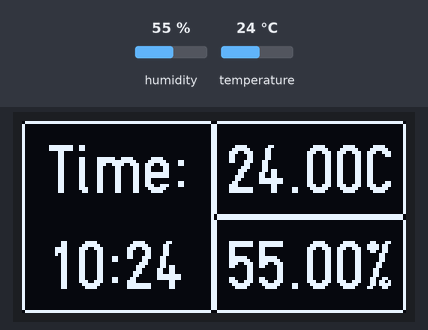
Bench run of a sketch on a simulated ESP8266 (NodeMCU). On the bench: 128×64 one-colour display. Inputs (shaded band) come from the test bench; at power-on: humidity 55 %, temperature 24 °C. WiFi joins after 1.5 s; servers stay silent unless stated; network time is answered at once with the bench clock; the local clock reads 2024-03-15 10:24:30 at power-on unless the sketch sets it; what the sketch prints to the serial monitor is not drawn.

Above: at 2.7 s.
2.8 s: humidity set to 22 %
At 12.8 s:
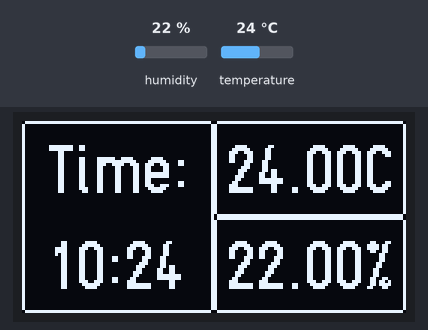
13.1 s: temperature set to 12 °C
At 22.9 s:
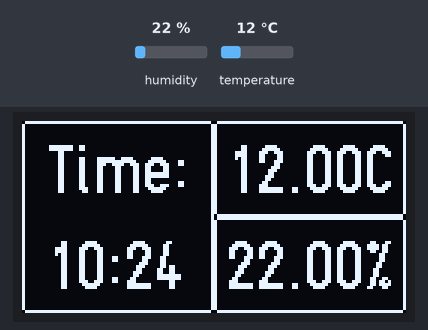
23.2 s: humidity set to 40 %
At 32.3 s:
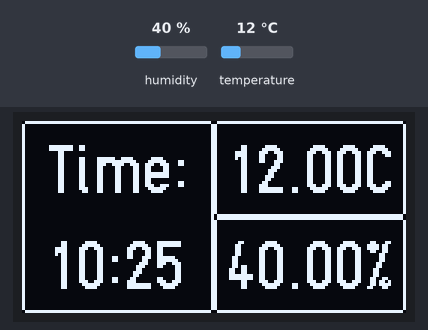
33.3 s: temperature set to 19 °C
At 42.7 s:
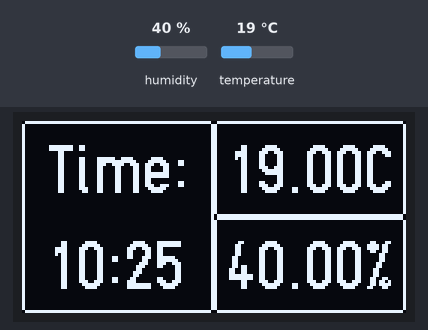
Timing chart, 0 to 44.2 s (numbered marks = the images above; inputs shaded):
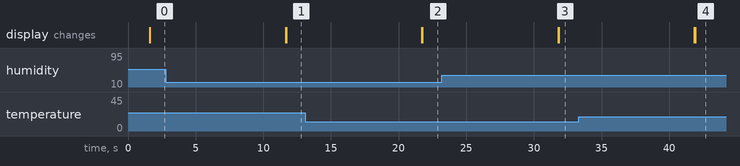

The sketch:

weatherClock.ino
```cpp
#include <DHT.h>
#include <ESP8266WiFi.h>
#include <WiFiManager.h>
#include <NTPClient.h>
#include <string.h>
#include <U8g2lib.h>

//Define pins
#define DHTPIN D4
//Define constants
#define FONTSIZE 8
//change to a NTP server in your region
#define NTPSERVER "0.nl.pool.ntp.org"
//change according to your timezone
#define TIMEOFFSET 7200

// static IP definitions
IPAddress staticIP(192, 168, 34, 34);
IPAddress gateway(145, 3, 249, 94);
IPAddress subnet(255, 255, 255, 0);
IPAddress dns(8, 8, 8, 8);

// Time constructors
WiFiUDP ntpUDP;
NTPClient timeClient(ntpUDP, NTPSERVER);

//Constructors
U8G2_SSD1306_128X64_NONAME_F_SW_I2C u8g2(U8G2_R0, /* clock=*/ SCL, /* data=*/ SDA, /* reset=*/ U8X8_PIN_NONE);
DHT dht(DHTPIN, DHT11);

void setup() {
  Serial.begin(9600);
  dht.begin();
  u8g2.begin();
  timeClient.begin();
  timeClient.setTimeOffset(TIMEOFFSET);
  connectWiFi();
  u8g2.setFont(u8g2_font_logisoso16_tf);
  Serial.println("Setup complete");
}

void loop() {
  //variables for sensor data
  float temp = 0.0;
  float hum = 0.0;

  timeClient.update();
  drawBorders();
  readDHT(&hum, &temp);
  drawSensor(temp, hum);
  drawTime();

  u8g2.sendBuffer();
  delay(10000);
  u8g2.clear();
}

//function to get data from a DHT11
void readDHT(float* humidity, float* temperature) {
  float h = dht.readHumidity();
  float t = dht.readTemperature();

  if (!isnan(h) && !isnan(t)) {
    *humidity = h;
    *temperature = t;
  } else {
    *humidity = -1;
    *temperature = -1;
  }
}

//function to draw white borders around information
void drawBorders() {
  int screenWidth = u8g2.getDisplayWidth();
  int screenHeight = u8g2.getDisplayHeight();

  Serial.printf("Width: %i, Height %i\n", screenWidth, screenHeight);

  u8g2.drawRFrame(0, 0, (screenWidth/2), screenHeight, 2);
  u8g2.drawRFrame((screenWidth/2), 0, (screenWidth/2), (screenHeight/2), 2);
  u8g2.drawRFrame((screenWidth/2), (screenHeight/2), (screenWidth/2), (screenHeight/2), 2);
  Serial.println("drawn borders");
}

//function to draw sensor data on the screen
void drawSensor(float temp, float hum) {
  int screenWidth = u8g2.getDisplayWidth();
  int screenHeight = u8g2.getDisplayHeight();

  String tempStr = String(temp) + "C";
  String humStr = String(hum) + "%";

  u8g2.drawStr(((screenWidth/2)+(FONTSIZE/2)), ((screenHeight/2)-FONTSIZE), tempStr.c_str());
  u8g2.drawStr(((screenWidth/2)+(FONTSIZE/2)), (screenHeight-FONTSIZE), humStr.c_str());
}

//function to write time on the screen
void drawTime() {
  int screenWidth = u8g2.getDisplayWidth();
  int screenHeight = u8g2.getDisplayHeight();

  String hours = String(timeClient.getHours());
  if(timeClient.getHours() < 10){
    hours = "0" + hours;
  }
  String minutes = String(timeClient.getMinutes());
  if(timeClient.getMinutes() < 10){
    minutes = "0" + minutes;
  }

  String time = hours + ":" + minutes;

  u8g2.drawStr(FONTSIZE,((screenHeight/2)-FONTSIZE), "Time:");
  u8g2.drawStr(FONTSIZE, (screenHeight-FONTSIZE), time.c_str());
}

//function to connect to wifi
void connectWiFi(){
  // configure the WiFi mode (default = STA + AP)
  WiFi.mode(WIFI_STA);
  WiFi.config(staticIP, subnet, gateway, dns);
  WiFi.hostname("WeatherClock");

  // WiFi manager, local initialisation, it is unneeded after it does it's thing
  WiFiManager wm;

  //uncomment the following line to wipe saved saved credentials
  //wm.resetSettings();

  // automatically connect using saved credentials
  // if the connection fails, start an accesspoint to configure new credentials
  bool res;
  res = wm.autoConnect("weatherClockAP");
  if(!res){
    Serial.println("Failed to connect");
  } else {
    Serial.println("Connected... https://youtu.be/JPgjTU5U52c");
  }
}
```

Measured:
- after the input at 2.8 s, the display: first differs from a run without the input after 8.9 s (image 1)
- after the input at 13.1 s, the display: first differs from a run without the input after 8.7 s (image 2)
- after the input at 33.3 s, the display: first differs from a run without the input after 8.6 s (image 4)
